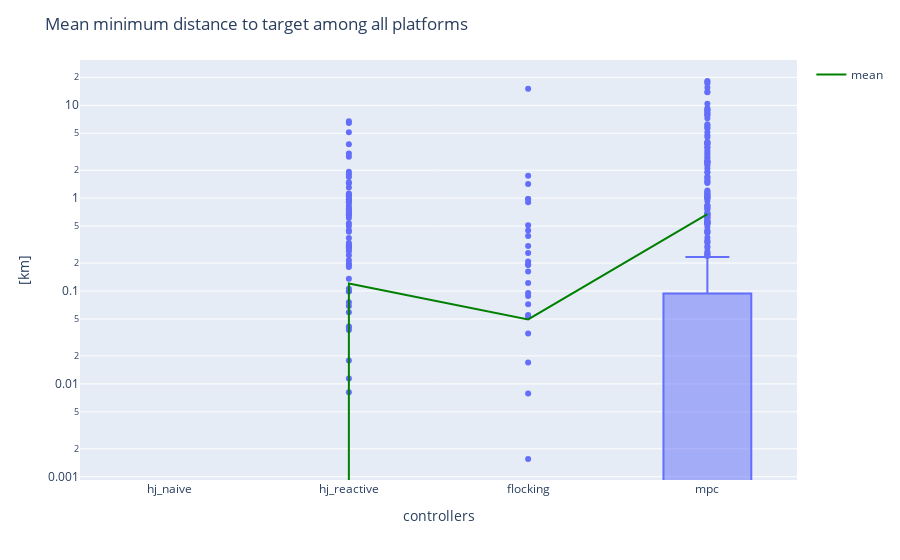

Notebook cell for this chart:
### Markdown cell above
+ Mean minimum distance to target among all platforms km

### Code cell
mean_min_dist_dict = {"hj_naive": Distance(deg=metrics_hj_naive["Mean minimum distance to target among all platforms in deg"]).km,
                      "hj_reactive": Distance(deg=metrics_hj_reactive["Mean minimum distance to target among all platforms in deg"]).km,
                      "flocking":Distance(deg=metrics_hj_flocking["Mean minimum distance to target among all platforms in deg"]).km,
                      "mpc": Distance(deg=metrics_hj_mpc["Mean minimum distance to target among all platforms in deg"]).km}
idx_list = []
mean_min_dist_df = pd.DataFrame(mean_min_dist_dict)
fig_min_dist = px.box(mean_min_dist_df, log_y=True)
mean_trace = go.Scatter(
    x=mean_min_dist_df.columns,
    y=mean_min_dist_df.mean(),
    mode='lines',
    line=dict(color='green', width=2),
    showlegend=True,
    name="mean"
)
fig_min_dist.add_trace(mean_trace)
# Add custom x and y labels
fig_min_dist.update_layout(
    xaxis_title="controllers",
    yaxis_title=" [km]",
    title = {'text': "Mean minimum distance to target among all platforms"}
)
fig_min_dist.show()

### Figure 1 — Plotly figure (JSON) as saved in the notebook; plotly's stock layout.template omitted (floating-point values rounded to 4 significant figures; data arrays with more than 128 entries replaced by an {"elided": "..."} marker saying what was removed)
{"data": [{"alignmentgroup": "True", "hovertemplate": "variable=%{x}<br>value=%{y}<extra></extra>", "legendgroup": "", "marker": {"color": "#636efa"}, "name": "", "notched": false, "offsetgroup": "", "orientation": "v", "showlegend": false, "type": "box", "x": {"elided": "1968 str values"}, "x0": " ", "xaxis": "x", "y": {"elided": "1968 float values"}, "y0": " ", "yaxis": "y"}, {"line": {"color": "green", "width": 2}, "mode": "lines", "name": "mean", "showlegend": true, "type": "scatter", "x": ["hj_naive", "hj_reactive", "flocking", "mpc"], "y": [0, 0.1203, 0.04944, 0.6737]}], "layout": {"boxmode": "group", "legend": {"tracegroupgap": 0}, "margin": {"t": 60}, "title": {"text": "Mean minimum distance to target among all platforms"}, "xaxis": {"anchor": "y", "domain": [0, 1], "title": {"text": "controllers"}}, "yaxis": {"anchor": "x", "domain": [0, 1], "title": {"text": " [km]"}, "type": "log"}}}
